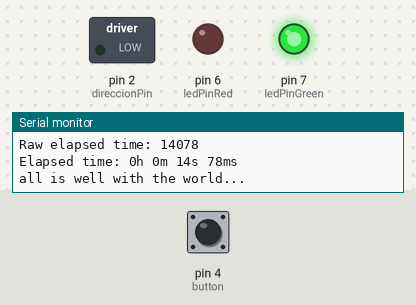
The sketch below on a simulated Arduino Uno, built with avr-gcc and run on an emulated ATmega328P. Shown: switched loads named in the sketch (green lamp = pin HIGH), output pins drawn as LEDs (lit = HIGH), the last lines printed to the serial monitor. The inputs (shaded band) are chosen by the test bench; at power-on: pin 4 (button) LOW. Pins used as bus, display or sensor lines are not drawn.

Above: at 14.3 s.
14.4 s: pin 4 (button) pulled HIGH for 0.15 s
At 14.56 s:
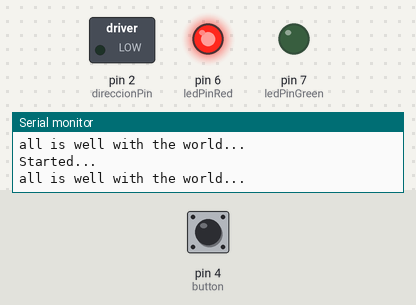
16.2 s: pin 4 (button) pulled HIGH for 1 s
At 20.1 s:
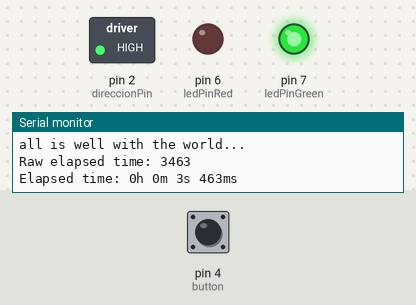
20.2 s: pin 4 (button) pulled HIGH for 3.2 s
At 24.71 s:
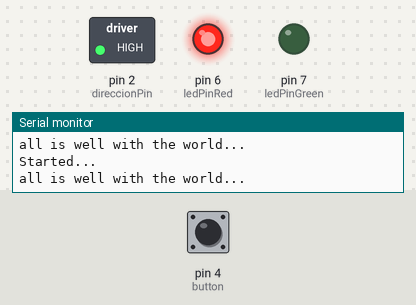
Timing chart, 0 to 27.4 s (numbered marks = the images above; inputs shaded):
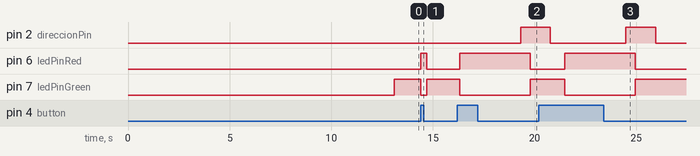

The sketch:

Push_Up_Final_Rev1.ino
```cpp
// ########################### STEPPING PARAMETERS #############################


int delay_on = 7000 ;
int step_mult_on = 2.5 ;
int speed_on = 15000 ;

int delay_cl = 3000 ;
int step_mult_cl = 1.75;
int speed_cl = 800 ;

int delay_run = 1000 ;
int step_mult_run = 2.0 ;
int speed_run = 1000 ;

int delay_e_stop_op = 2000 ;
int step_e_stop_op = 3.0 ;
int speed_e_stop_op = 800 ;


int delay_e_stop_cl = 2000 ;
int step_e_stop_cl = 5.0 ;
int speed_e_stop_cl = 800 ;

// ########################### STEPPING PARAMETERS #############################

//%%%%%%%%%%%%%%%%%%%%%% E-STOP VARIABLES %%%%%%%%%%%%%%%%%%%%%%%%%%%

boolean start1 = true;
volatile boolean e_stop = false;

//%%%%%%%%%%%%%%%%%%%%%% END E-STOP VARIABLES %%%%%%%%%%%%%%%%%%%%%%%%


//%%%%%%%%%%%%%%%%%%%%%% MOTOR VARIABLES %%%%%%%%%%%%%%%%%%%%%%%%%%%


unsigned long start, finished, elapsed;

int direccionPin = 2;
int stepsPin = 3;

int reset = 10;
int pasos = 200;

int ledPinRed = 6;
int ledPinGreen = 7;

int button = 4;
int buttonState = 0;
int previousButtonState = 0;

//%%%%%%%%%%%%%%%%%%%%%% END MOTOR VARIABLES %%%%%%%%%%%%%%%%%%%%%%%%%%%

void setup() {
  // put your setup code here, to run once:
  //%%%%%%%%%%%%%%%%%%%%%% E-STOP VOID SETUP %%%%%%%%%%%%%%%%%%%%%%%%%%%
  Serial.begin(9600);
  delay(100);
  attachInterrupt(2, e_stop_ISR, RISING);
  //%%%%%%%%%%%%%%%%%%%%%% END E-STOP VOID SETUP %%%%%%%%%%%%%%%%%%%%%%%%%%%

  //%%%%%%%%%%%%%%%%%%%%%% MOTOR VOID SETUP %%%%%%%%%%%%%%%%%%%%%%%%%%%
  pinMode(ledPinRed, OUTPUT);
  pinMode(ledPinGreen, OUTPUT);

  pinMode(button, INPUT); // start button

  pinMode(stepsPin, OUTPUT);
  pinMode(direccionPin, OUTPUT);

  pinMode(reset, OUTPUT);

  Serial.println("Press 1 for Start/reset, 2 for elapsed time");

  delay(delay_on);

  //digitalWrite(reset, LOW); // When reset is in LOW the motor will not run.
  digitalWrite(reset, HIGH); // When reset is in HIGH the motor will run.
  digitalWrite(direccionPin, LOW); // This will set the motor direction

  //THIS MOTION OPENS THE VALVE FROM THE START

  for (int i = 0; i < pasos * step_mult_on ; i++) // This dictates the the number or turns
  {
    digitalWrite(stepsPin, HIGH); // This LOW to HIGH change is what
    digitalWrite(stepsPin, LOW); // makes the motor to turn after each pulse.

    // The following function sets the speed at which the LOW to HIGH change occurs
    // Dictaring the rotational speed.
    delayMicroseconds(speed_on);
  }

  //%%%%%%%%%%%%%%%%%%%%%% END MOTOR VOID SETUP %%%%%%%%%%%%%%%%%%%%%%%%%%%
}

void displayResult()
{
  float h, m, s, ms;
  unsigned long over;
  elapsed = finished - start;
  h = int(elapsed / 3600000);
  over = elapsed % 3600000;
  m = int(over / 60000);
  over = over % 60000;
  s = int(over / 1000);
  ms = over % 1000;
  Serial.print("Raw elapsed time: ");
  Serial.println(elapsed);
  Serial.print("Elapsed time: ");
  Serial.print(h, 0);
  Serial.print("h ");
  Serial.print(m, 0);
  Serial.print("m ");
  Serial.print(s, 0);
  Serial.print("s ");
  Serial.print(ms, 0);
  Serial.println("ms");
  Serial.println();
}


void loop() {

  if (start1 == true) {

    if (e_stop == false) {
      //$$$$$$$$$$$$$$$$$$$$$$$$$$$$$$$$$$$$$$$$$$$$$$$$$$$$$$$$$$$$$$$$$$$$$$$$$$$$$

      buttonState = digitalRead(button);

      if (buttonState == HIGH) {
        digitalWrite(ledPinRed, HIGH);
        digitalWrite(ledPinGreen, LOW);
      }

      else {
        digitalWrite(ledPinRed, LOW);
        digitalWrite(ledPinGreen, HIGH);
      }

      if (digitalRead(button) == HIGH)
      {
        start = millis();
        delay(0); // for debounce
        Serial.println("Started...");
      }

      if (digitalRead(button) == LOW)
      {
        finished = millis();
        delay(0); // for debounce
        displayResult();
      }

      if (elapsed <= 12000) {

        if (buttonState != previousButtonState) {

          // State change interrups...

          if ( buttonState == 1) {
            delay(delay_cl);
            digitalWrite(reset, LOW); // When reset is in LOW the motor will not run.
            digitalWrite(reset, HIGH); // When reset is in HIGH the motor will run.
            digitalWrite(direccionPin, HIGH); // This will set the motor direction

            for (int i = 0; i < pasos * step_mult_cl ; i++) // This dictates the the number or turns
            {
              digitalWrite(stepsPin, HIGH); // This LOW to HIGH change is what
              digitalWrite(stepsPin, LOW); // makes the motor to turn after each pulse.

              // The following function sets the speed at which the LOW to HIGH change occurs
              // Dictaring the rotational speed.
              delayMicroseconds(speed_cl);
            }
          }

          else {
            delay(delay_run);
            digitalWrite(reset, LOW); // When reset is in LOW the motor will not run.
            digitalWrite(reset, HIGH); // When reset is in HIGH the motor will run.
            digitalWrite(direccionPin, LOW); // This will set the motor direction

            for (int i = 0; i < pasos * step_mult_run ; i++) // This dictates the the number or turns
            {
              digitalWrite(stepsPin, HIGH); // This LOW to HIGH change is what
              digitalWrite(stepsPin, LOW); // makes the motor to turn after each pulse.

              // The following function sets the speed at which the LOW to HIGH change occurs
              // Dictaring the rotational speed.
              delayMicroseconds(speed_run);
            }
          }
        }

        previousButtonState = buttonState;

      }

      //###########################################################################
      Serial.println("all is well with the world...");
      delay(300);
    }

    else {

      Serial.println("Emergency Stop!!");
      Serial.println("This is a Joke!!!");

      Serial.println("You have finished the workout, please exit");

      delay(delay_e_stop_op);

      digitalWrite(reset, LOW); // When reset is in LOW the motor will not run.
      digitalWrite(reset, HIGH); // When reset is in HIGH the motor will run.
      digitalWrite(direccionPin, LOW); // This will set the motor direction

      for (int i = 0; i < pasos * step_e_stop_op ; i++) // This dictates the the number or turns
      {
        digitalWrite(stepsPin, HIGH); // This LOW to HIGH change is what
        digitalWrite(stepsPin, LOW); // makes the motor to turn after each pulse.

        // The following function sets the speed at which the LOW to HIGH change occurs
        // Dictaring the rotational speed.
        delayMicroseconds(speed_e_stop_op);
      }

      delay(delay_e_stop_cl);

      digitalWrite(reset, LOW); // When reset is in LOW the motor will not run.
      digitalWrite(reset, HIGH); // When reset is in HIGH the motor will run.
      digitalWrite(direccionPin, HIGH); // This will set the motor direction

      for (int i = 0; i < pasos * step_e_stop_cl ; i++) // This dictates the the number or turns
      {
        digitalWrite(stepsPin, HIGH); // This LOW to HIGH change is what
        digitalWrite(stepsPin, LOW); // makes the motor to turn after each pulse.

        // The following function sets the speed at which the LOW to HIGH change occurs
        // Dictaring the rotational speed.
        delayMicroseconds(speed_e_stop_cl);
      }

      start1 = false;
      //for (;;) {}

    }

  }
}

void e_stop_ISR(void) {
  detachInterrupt(2);
  e_stop = !e_stop;
}
```

Measured:
- after the input at 14.4 s, pin 6 (ledPinRed): LOW → HIGH at once, → LOW 0.30 s later; pin 7 (ledPinGreen): HIGH → LOW at once, → HIGH 0.30 s later
- after the input at 16.2 s, pin 2 (direccionPin): LOW → HIGH after 3.1 s; pin 6 (ledPinRed): LOW → HIGH after 0.12 s, → LOW 3.5 s later; pin 7 (ledPinGreen): HIGH → LOW after 0.12 s, → HIGH 3.5 s later
- after the input at 20.2 s, pin 6 (ledPinRed): LOW → HIGH after 1.3 s, → LOW 3.5 s later; pin 7 (ledPinGreen): HIGH → LOW after 1.3 s, → HIGH 3.5 s later
